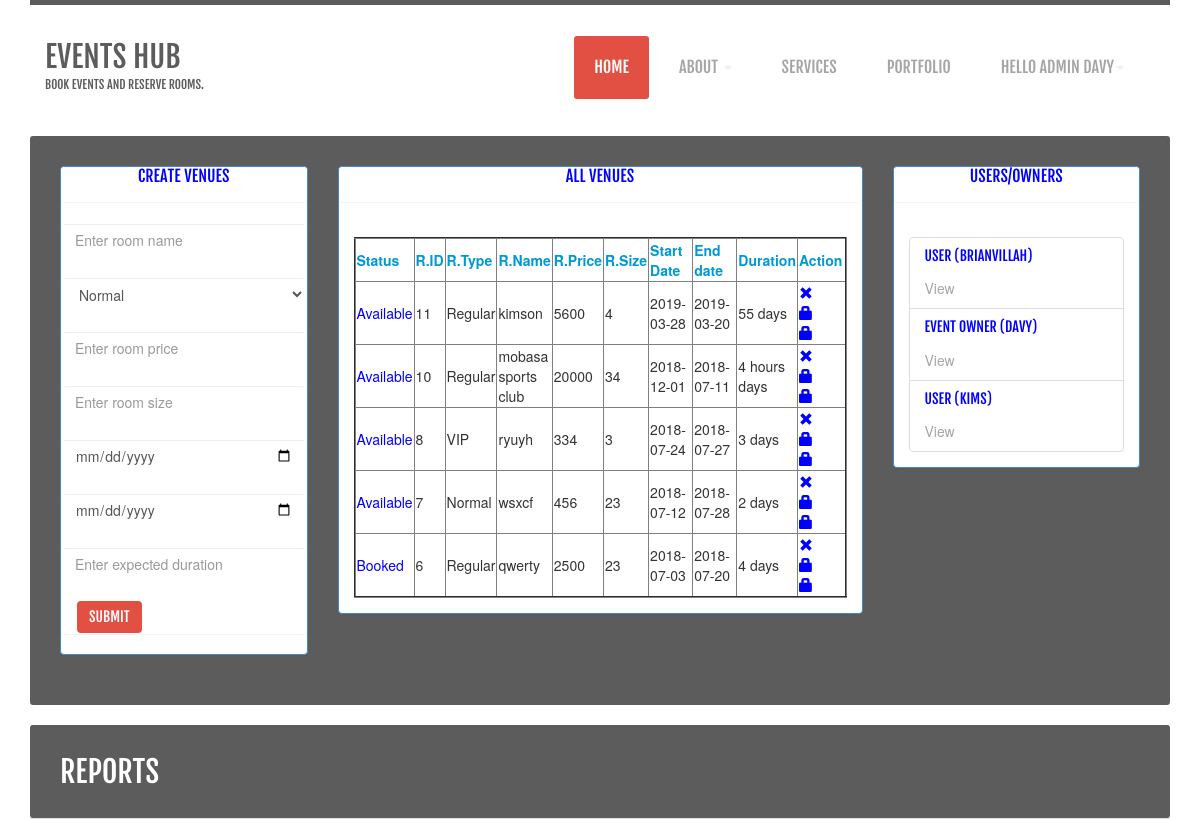
Screenshot of /adhome.php (signed in) with the database file from the repository.
### tables this page shows
CREATE TABLE `tbl_users` (
  `user_id` int(11) NOT NULL,
  `firstname` varchar(60) NOT NULL,
  `lastname` varchar(60) NOT NULL,
  `username` varchar(60) NOT NULL,
  `phonenumber` varchar(15) NOT NULL,
  `email` varchar(60) NOT NULL,
  `password` varchar(255) NOT NULL,
  `logintype` varchar(11) NOT NULL DEFAULT '0'
);

CREATE TABLE `tbl_venue` (
  `id` int(11) NOT NULL,
  `roomType` varchar(255) NOT NULL,
  `roomName` varchar(255) NOT NULL,
  `roomPrice` varchar(255) NOT NULL,
  `roomSize` varchar(255) NOT NULL,
  `startDate` varchar(255) NOT NULL,
  `endDate` varchar(255) NOT NULL,
  `duration` varchar(255) NOT NULL,
  `status` int(11) NOT NULL DEFAULT '0'
);

### adhome.php (the view, shortened to what this page needs)
<?php
require_once 'dbconnect.php';
$query = $DBcon->query("SELECT * FROM tbl_users WHERE user_id=".$_SESSION['userSession']);
$userRow=$query->fetch_array();
               ?>
<!DOCTYPE html>
<html lang="en">
  <head>
    <link href="css/bootstrap.css" rel="stylesheet">
    <link href="css/image-effects.css" rel="stylesheet">
    <link href="css/custom-styles.css" rel="stylesheet">
    <link href="css/font-awesome.css" rel="stylesheet">
    <link href="css/font-awesome-ie7.css" rel="stylesheet">
    </head>
  <body>
      <div class="container">
        <div class="row">
          <div class="site-header spacing-t">
            <div class="col-md-3 ">
              <div class="site-name spacing-b">
                <h1> EVENTS HUB</h1>
                <h6>Book events and reserve rooms.</h6>
              </div>
            </div>
          <div class="col-md-9">
            <nav class="navbar pull-right " role="navigation">
            <div class="collapse navbar-collapse" id="bs-example-navbar-collapse-1">
                <ul class="nav navbar-nav">
                  <li class="active"><a href="#">Home</a></li>
                  <li class="dropdown ">
              <a href="#" class="dropdown-toggle active" data-toggle="dropdown">About <b class="caret"></b></a>
            </li>
                  <li><a href="#" >services</a></li>
                   <li><a href="#" >portfolio</a></li>
                  <li class="dropdown ">
              <a href="#" class="dropdown-toggle active" data-toggle="dropdown"><?php echo "Hello Admin ".$userRow['username']; ?><b class="caret"></b></a>
            </li>
                </ul>
            </div>
        </nav>
          </div>
          </div>
        </div>
    </div>
    <div class="container">
    <div class="subscribe">
      <div class="row">
      <div class="col-md-3">
      <div class="panel panel-primary">
      <div class="panel heading">
       <h4 style="color: blue;"><center>Create venues</center></h4>
      </div>
      <div class="panel body">
        <form method="post" role="form" type="multipart/form-data" >
         <input class="form-control" type="text" name="roomname" id="roomname" placeholder="Enter room name" >
     <br/>
      <select class="form-control" type="text" name="roomtype" id="roomtype" placeholder="Enter Room Type">
       <option value="Normal">Normal</option>
     </select>
    <br/>
    <input class="form-control" type="text" name="roomprice" id="roomprice" placeholder="Enter room price" >
     <br/>
     <input class="form-control" type="text" name="roomsize" id="roomsize" placeholder="Enter room size" >
     <br/>
    <input class="form-control " type="date" name="startdate" id="startdate"  placeholder="Enter start Date" >
     <br/>
    <input class="form-control " type="date" name="enddate" id="enddate"  placeholder="Enter end Date" >
     <br/>
    <input class="form-control" type="text" name="duration" id="duration" placeholder="Enter expected duration" >
     <br/>
     <button class="btn btn-primary btn-round" type="submit" name="btnsave">Submit</button>
    </form>
      </div>
     </div>
    </div>
  <div class="col-md-6 ">
    <div class="panel panel-primary">
      <div class="panel heading">
       <h4 style="color: blue;"><center>All venues</center></h4>
      </div>
      <div class="panel-body" style="overflow-y: scroll;max-height: 720px;">
       <table  width="100%"  border='2' align="center">
                <thead>
                <tr>
                     <th width="5%" style="color: #0099D3;">Status</th>
                    <th width="5%" style="color: #0099D3;">R.ID</th>
                   <th width="5%" style="color: #0099D3;">R.Type</th>
                   <th width="5%" style="color: #0099D3;">R.Name</th>
                    <th width="5%" style="color: #0099D3;">R.Price</th>
                     <th width="5%" style="color: #0099D3;">R.Size</th>
                      <th width="10%" style="color: #0099D3;">Start Date</th>
                       <th width="10%" style="color: #0099D3;">End date</th>
                        <th width="5%" style="color: #0099D3;">Duration</th>
                         <th width="10%" style="color: #0099D3;">Action</th>
                </tr>
                </thead>
                <tbody>
<?php
 $stmt = $DB_con->prepare('SELECT * FROM tbl_venue ORDER BY id DESC');
    $stmt->execute();
    if($stmt->rowCount() > 0)
    {
        while($row=$stmt->fetch(PDO::FETCH_ASSOC))
        {
            extract($row);
            ?>
           <?php
                 echo '<tr>';
                  echo '<td width="5%">';
                    if($row['status']==1){
                      ?>
                      <hh style="font-size: 15;color: blue;" >Booked</hh>
                      <?php
                    }elseif($row['status']==2){
                      ?>
                      <hh style="font-size: 15;color: blue;" >Reserved</hh>
                      <?php
                    }elseif($row['status']==0){
                      ?>
                      <hh style="font-size: 15;color: blue;" >Available</hh>
                      <?php
                    }
                 echo '</td>';
                 echo '<td width="5%">';
                     echo $row['id'];
                 echo '</td>';
                  echo '<td width="5%">';
                     echo $row['roomType'];
                 echo '</td>';
                  echo '<td width="5%">';
                 echo $row['roomName'];
                 echo '</td>';
                 echo '<td width="5%">';
               echo $row['roomPrice'];
               echo '</td>';
                  echo '<td width="5%">';
               echo $row['roomSize'];
               echo '</td>';
                echo '<td width="10%">';
               echo $row['startDate'];
               echo '</td>';
                echo '<td width="10%">';
               echo $row['endDate'];
               echo '</td>';
                echo '<td width="5%">';
               echo $row['duration'].' days';
               echo '</td>';
                echo '<td width="10%">';
              ?>
<div class="row">
  <div class="col-md-3 ">
     <a href="?delete_id=<?php echo $row['id']; ?>"><span class="glyphicon glyphicon-remove" style="color:Blue;"></span></a>
  </div>
  </div>
  <div class="row">
  <div class="col-md-3">
     <a href="?suspend_id=<?php echo $row['id']; ?>"><span class="glyphicon glyphicon-lock" style="color:Blue;"></span></a>
  </div>
  </div>
  <div class="row">
  <div class="col-md-3">
     <a href="?release_id=<?php echo $row['id']; ?>"><span class="glyphicon glyphicon-lock" style="color:Blue;"></span></a>
  </div>
  </div>
</div>
                <?php
        }
    }
?>
      </div>
  <div class="col-md-3">
    <div class="panel panel-primary">
      <div class="panel heading">
       <h4 style="color: blue;"><center>Users/Owners</center></h4>
      </div>
      <div class="panel-body" style="overflow-y: scroll;max-height: 720px;">
                       <?php
          $response = $con->query("SELECT * FROM tbl_users ORDER BY user_id DESC");
            while($systemLogs = $response->fetch_array()){
          if($systemLogs['logintype']==1){
            ?>
              <div class="list-group-item">
              <span class="fa fa user" ><span class=""><h5 style="color:Blue;"><?php echo "Event owner (".$systemLogs['username'].')';?></h5></span></span>
              <span class=""><a href="?viewPerson=<?php echo  $systemLogs['user_id']; ?>" class="fa fa-folder-o">View</a></span>
            </div>
             <?php
          }
          if($systemLogs['logintype']==0){
            ?>
              <div class="list-group-item">
             <span class="fa fa user" ><span class=""><h5 style="color:Blue;"><?php echo "User (".$systemLogs['username'].')';?></h5></span></span>
              <span class=""><a href="?viewPerson=<?php echo  $systemLogs['user_id']; ?>" class="fa fa-folder-o">View</a></span>
            </div>
             <?php
          }
            }
                       ?>
                    </div>
    </div>
    </div>
      <br>
    <div class="container" >
      <div class="subscribe">
           <center><h1>Reports</h1></center>
      </div>
    </div>
  </body>
</html>

### css/custom-styles.css (style rules this page uses)
body { background:#ffffff; }
h1, h2, h3, h4, h5, h6 { margin: 0;font-family: 'fjalla_oneregular'; color: #5c5c5c; text-transform: uppercase; padding-bottom: 15px; }
h1 { font-size: 30px; }
h4 { font-size: 16px; }
h5 { font-size: 14px; }
h6 { font-size: 12px; }
a { transition:all 1s; color: #a5a5a5; }
ul { padding-left: 0; list-style-position: inside; }
.btn { background: #e24f43; color: #fff; font-family: 'fjalla_oneregular'; text-transform: uppercase; border:none; }
.spacing-t { padding-top: 30px; }
.spacing-b { padding-bottom: 30px; }
.subscribe { background: #5c5c5c; padding: 30px; border-radius: 3px; overflow: hidden; }
.subscribe h1 { display: inline-block; float: left; padding-right: 20px; padding-bottom: 0; color: #fff; }
.subscribe .btn { margin-left: 15px; transition:all 1s; }
.subscribe .form-control { border-color: #fff; }
.site-header { border-top: 5px solid #5c5c5c; padding: 0px -15px !important; margin: 0 15px; }
.site-name h1 { padding: 5px 0; }
.navbar-collapse { padding: 0; }
.navbar-nav > li { margin-right: 10px; font-family: 'fjalla_oneregular'; font-weight: normal; }
.navbar-nav > li a { font-size: 16px; text-transform: uppercase; color: #a5a5a5; padding: 20px; }
.navbar-nav > .active > a { background: #eee; color: #fff; background: #e24f43; border-radius: 3px; }
.navbar { margin-bottom: 0; }
.nav .caret { border-top-color: #eee; border-bottom-color: #eee; }

### rows the page displays
tbl_users: username "DAVY"
tbl_venue: status "Available", id "11", roomType "Regular", roomName "kimson", roomPrice "5600", roomSize "4", startDate "2019-03-28", endDate "2019-03-20", duration "55"
tbl_venue: status "Available", id "10", roomType "Regular", roomName "mobasa sports club", roomPrice "20000", roomSize "34", startDate "2018-12-01", endDate "2018-07-11", duration "4 hours"
tbl_venue: status "Available", id "8", roomType "VIP", roomName "ryuyh", roomPrice "334", roomSize "3", startDate "2018-07-24", endDate "2018-07-27", duration "3"
tbl_venue: status "Available", id "7", roomType "Normal", roomName "wsxcf", roomPrice "456", roomSize "23", startDate "2018-07-12", endDate "2018-07-28", duration "2"
tbl_venue: status "Booked", id "6", roomType "Regular", roomName "qwerty", roomPrice "2500", roomSize "23", startDate "2018-07-03", endDate "2018-07-20", duration "4"
tbl_users: username "BRIANVILLAH"
tbl_users: username "KIMS"
